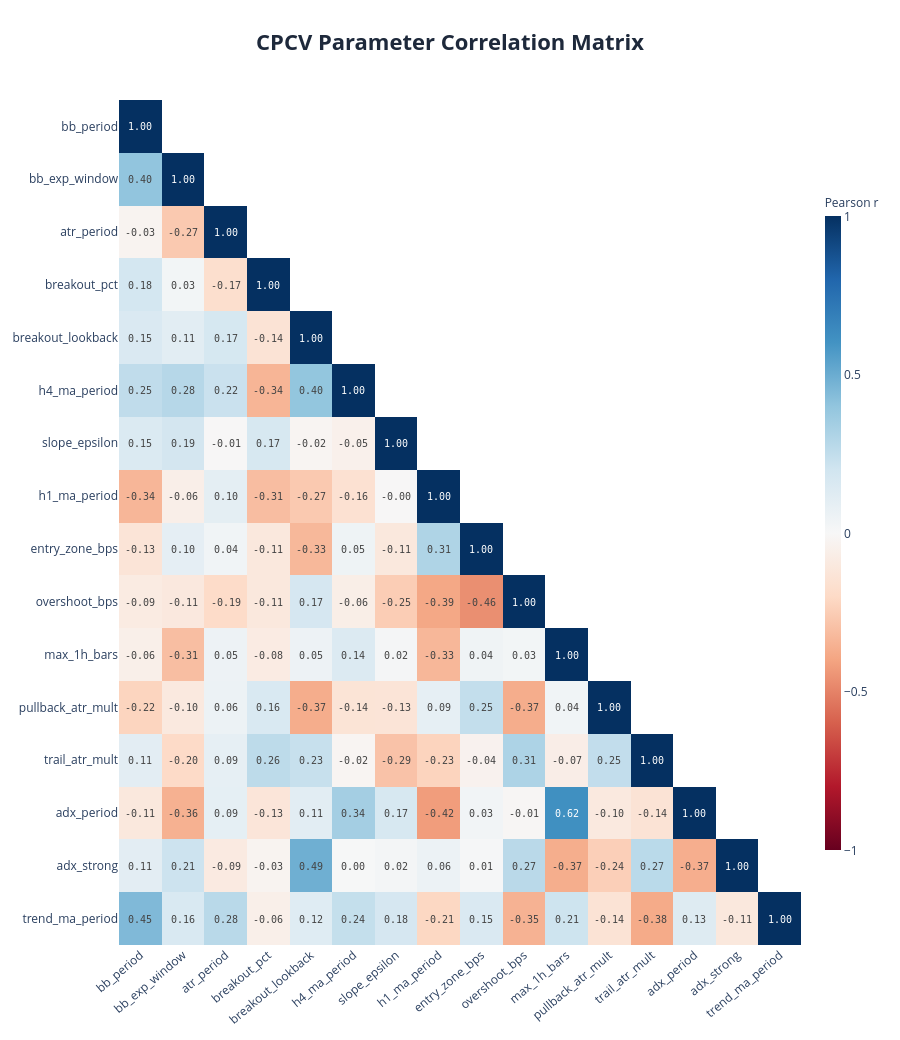

Notebook cell for this chart:
### Markdown cell above
### Parameter Correlation Matrix

Pearson correlation between every pair of free parameters across the 28 splits.

- **Red** (r close to -1) — substitutable parameters; consider fixing one.
- **Blue** (r close to +1) — parameters that move together; one may be redundant.
- **White** (r ~= 0) — independent.

Any |r| > 0.6 pair is worth investigating for potential over-parameterisation.

### Code cell
plot_parameter_correlation_matrix(analysis);

### Figure 1 — Plotly figure (JSON) as saved in the notebook; plotly's stock layout.template omitted (floating-point values rounded to 4 significant figures; data arrays with more than 128 entries replaced by an {"elided": "..."} marker saying what was removed)
{"data": [{"colorbar": {"len": 0.8, "thickness": 16, "title": {"font": {"size": 12}, "text": "Pearson r"}}, "colorscale": [[0, "rgb(103,0,31)"], [0.1, "rgb(178,24,43)"], [0.2, "rgb(214,96,77)"], [0.3, "rgb(244,165,130)"], [0.4, "rgb(253,219,199)"], [0.5, "rgb(247,247,247)"], [0.6, "rgb(209,229,240)"], [0.7, "rgb(146,197,222)"], [0.8, "rgb(67,147,195)"], [0.9, "rgb(33,102,172)"], [1, "rgb(5,48,97)"]], "hovertemplate": "<b>%{y}</b> × <b>%{x}</b><br>r = %{z:.3f}<extra></extra>", "text": {"elided": "16x16 str values"}, "textfont": {"family": "monospace", "size": 10}, "texttemplate": "%{text}", "type": "heatmap", "x": ["bb_period", "bb_exp_window", "atr_period", "breakout_pct", "breakout_lookback", "h4_ma_period", "slope_epsilon", "h1_ma_period", "entry_zone_bps", "overshoot_bps", "max_1h_bars", "pullback_atr_mult", "trail_atr_mult", "adx_period", "adx_strong", "trend_ma_period"], "y": ["bb_period", "bb_exp_window", "atr_period", "breakout_pct", "breakout_lookback", "h4_ma_period", "slope_epsilon", "h1_ma_period", "entry_zone_bps", "overshoot_bps", "max_1h_bars", "pullback_atr_mult", "trail_atr_mult", "adx_period", "adx_strong", "trend_ma_period"], "z": {"elided": "16x16 float values"}, "zmax": 1, "zmid": 0, "zmin": -1}], "layout": {"height": 1040, "title": {"font": {"color": "#1E293B", "size": 22}, "text": "<b>CPCV Parameter Correlation Matrix</b>", "x": 0.5, "xanchor": "center"}, "xaxis": {"showgrid": false, "side": "bottom", "tickangle": -40, "zeroline": false}, "yaxis": {"autorange": "reversed", "showgrid": false, "zeroline": false}}}
